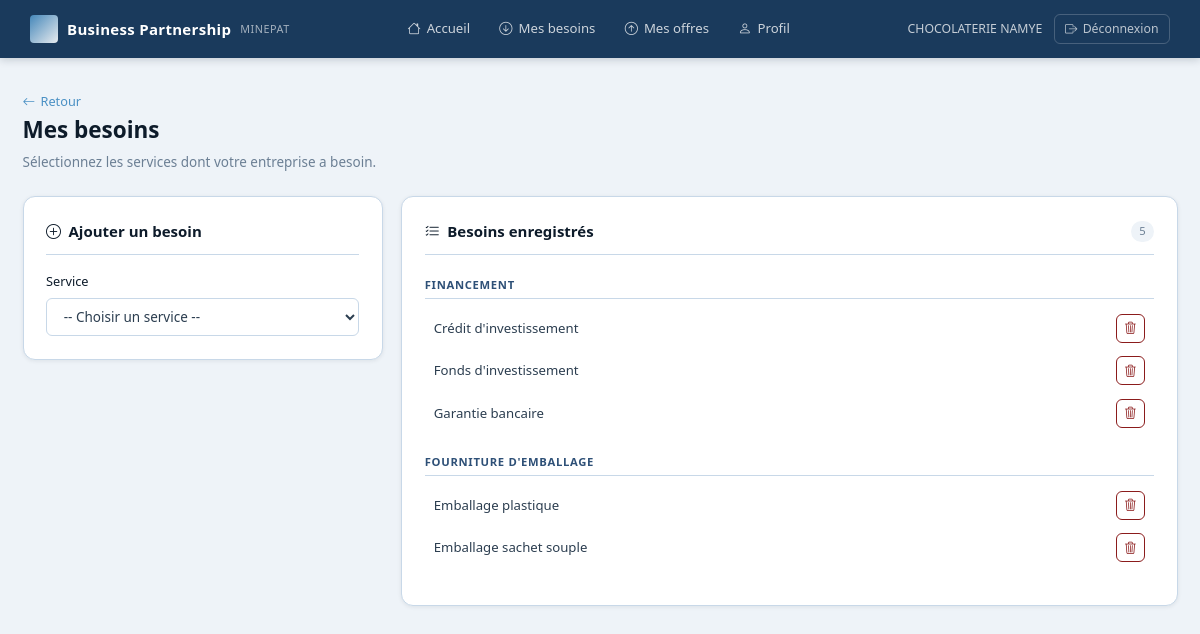
Page /services/besoins/ (signed in) on the committed database.
### entreprises/models.py (models this page shows, shortened)
class Entreprise(AbstractUser):
    raison_sociale = models.CharField(max_length=255)
    email = models.EmailField(unique=True)
    telephone=models.CharField(max_length=20, null=True, blank=True)
    est_locale = models.BooleanField(default=True)
    region = models.CharField(max_length=50, choices=REGIONS_CAMEROUN, blank=True, null=True)
    branche_activite = models.CharField(max_length=50, choices=BRANCHES_ACTIVITE, blank=True, null=True)
    description = models.TextField(blank=True, null=True)
    statut = models.CharField(max_length=20, choices=STATUT_CHOICES, default='EN_ATTENTE')
    date_inscription = models.DateTimeField(auto_now_add=True)
    date_validation = models.DateTimeField(blank=True, null=True)
    motif_rejet = models.TextField(blank=True, null=True)
    doc_registre_commerce = models.FileField(upload_to='documents/')
    doc_contribuable = models.FileField(upload_to='documents/')
    doc_autre = models.FileField(upload_to='documents/', blank=True, null=True)
    USERNAME_FIELD = 'username'
    REQUIRED_FIELDS = ['email', 'raison_sociale']
    class Meta:
        verbose_name = "Entreprise"

class Service(models.Model):
    nom_service = models.CharField(max_length=150)
    element = models.CharField(max_length=200)
    description = models.TextField(blank=True, null=True)
    class Meta:
        ordering = ['nom_service', 'element']

class BesoinOffreEntreprise(models.Model):
    entreprise = models.ForeignKey(Entreprise, on_delete=models.CASCADE, related_name='besoins_offres')
    service = models.ForeignKey(Service, on_delete=models.CASCADE, related_name='besoins_offres')
    besoin = models.BooleanField(default=True)
    date_enregistrement = models.DateTimeField(auto_now=True)
    class Meta:
        unique_together = ('entreprise', 'service', 'besoin')

### entreprises/views.py (the view)
# urls.py: path('services/<str:type_relation>/', views.gerer_services, name='gerer_services'),
@login_required
def gerer_services(request, type_relation):
    est_besoin = (type_relation == 'besoins')
    label = "besoins" if est_besoin else "offres"
    relations_actuelles = BesoinOffreEntreprise.objects.filter(
        entreprise=request.user, besoin=est_besoin
    ).select_related('service')
    noms = list(Service.objects.values_list('nom_service', flat=True).distinct().order_by('nom_service'))
    return render(request, 'entreprises/gerer_services.html', {
        'type_relation': type_relation,
        'label': label,
        'est_besoin': est_besoin,
        'relations_actuelles': relations_actuelles,
        'service_names': json.dumps(noms),
    })

### templates/entreprises/gerer_services.html (shortened to what this page needs)
{% extends 'base.html' %}
{% block content %}
<div class="page-layout">
  <div class="page-header">
    <div>
      <a href="{% url 'dashboard' %}" class="back-link"><i class="bi bi-arrow-left"></i> Retour</a>
      <h1>{% if est_besoin %}Mes besoins{% else %}Mes offres{% endif %}</h1>
      <p>{% if est_besoin %}Sélectionnez les services dont votre entreprise a besoin.{% else %}Déclarez les services que votre entreprise propose.{% endif %}</p>
    </div>
  </div>
  <div class="services-layout">
    <div class="services-form-col">
      <div class="section-card">
        <h2 class="section-title">
          <i class="bi bi-plus-circle"></i>
          {% if est_besoin %}Ajouter un besoin{% else %}Ajouter une offre{% endif %}
        </h2>
        <form method="post" action="{% url 'enregistrer_service' %}" id="service-form">
          <div class="form-group">
            <label>Service</label>
            <select name="nom_service" id="nom_service_select" class="form-control">
              <option value="">-- Choisir un service --</option>
            </select>
          </div>
        </form>
      </div>
    </div>
    <div class="services-current-col">
      <div class="section-card">
        <h2 class="section-title">
          <i class="bi bi-list-check"></i>
          {% if est_besoin %}Besoins enregistrés{% else %}Offres enregistrées{% endif %}
          <span class="count-badge">{{ relations_actuelles.count }}</span>
        </h2>
        {% if relations_actuelles %}
          {% regroup relations_actuelles by service.nom_service as grouped %}
          {% for group in grouped %}
          <div class="service-group">
            <div class="service-group-title">{{ group.grouper }}</div>
            {% for rel in group.list %}
            <div class="service-row">
              <span>{{ rel.service.element }}</span>
              <a href="{% url 'supprimer_service' rel.pk %}" class="btn-danger-sm" onclick="return confirm('Supprimer cet élément ?')">
                <i class="bi bi-trash3"></i>
              </a>
            </div>
            {% endfor %}
          </div>
          {% endfor %}
        {% else %}
          <div class="empty-state">
            <i class="bi bi-inbox"></i>
            <p>Aucun élément enregistré pour le moment.</p>
          </div>
        {% endif %}
      </div>
    </div>
  </div>
</div>
{% endblock %}

### templates/base.html (shortened to what this page needs)
<!DOCTYPE html>
<html lang="fr">
<head>
  {% load static %}
  <link rel="stylesheet" href="{% static 'css/style.css' %}">
  <link rel="stylesheet" href="https://cdn.jsdelivr.net/npm/bootstrap-icons@1.11.3/font/bootstrap-icons.min.css">
</head>
<body>
{% if user.is_authenticated %}
<nav class="navbar">
  <div class="nav-brand">
    <span class="nav-logo-mark"></span>
    <span class="nav-title">Business Partnership</span>
    <span class="nav-sub">MINEPAT</span>
  </div>
  <div class="nav-links">
    {% if user.is_staff %}
      <a href="{% url 'ministere_tableau' %}" class="nav-link {% if request.resolver_match.url_name == 'ministere_tableau' %}active{% endif %}">
        <i class="bi bi-speedometer2"></i> Tableau de bord
      </a>
      <a href="{% url 'liste_entreprises' %}" class="nav-link">
        <i class="bi bi-building"></i> Entreprises
      </a>
    {% else %}
      <a href="{% url 'dashboard' %}" class="nav-link {% if request.resolver_match.url_name == 'dashboard' %}active{% endif %}">
        <i class="bi bi-house"></i> Accueil
      </a>
      <a href="{% url 'gerer_services' 'besoins' %}" class="nav-link">
        <i class="bi bi-arrow-down-circle"></i> Mes besoins
      </a>
      <a href="{% url 'gerer_services' 'offres' %}" class="nav-link">
        <i class="bi bi-arrow-up-circle"></i> Mes offres
      </a>
      <a href="{% url 'profil' %}" class="nav-link">
        <i class="bi bi-person"></i> Profil
      </a>
    {% endif %}
  </div>
  <div class="nav-user">
    <span class="nav-username">{{ user.raison_sociale|default:user.username }}</span>
    <a href="{% url 'deconnexion' %}" class="btn-logout">
      <i class="bi bi-box-arrow-right"></i> Déconnexion
    </a>
  </div>
</nav>
{% endif %}
<main class="main-content {% if not user.is_authenticated %}auth-page{% endif %}">
  {% block content %}{% endblock %}
</main>
</body>
</html>

### static/css/style.css (style rules this page uses)
:root { --ink: #0D1B2A; --navy: #1A3A5C; --slate: #2E5077; --sky: #4A90C4; --fog: #EEF3F8; --white: #FFFFFF; --border: #C8D8E8; --text: #2C3E50; --text-light: #6B7F94; --success: #1A6B3C; --success-bg: #E8F5EE; --danger: #8B1C1C; --danger-bg: #FDEAEA; --warn: #7A5000; --warn-bg: #FFF4DC; --radius: 6px; --radius-lg: 12px; --shadow: 0 1px 4px rgba(13,27,42,0.08); --shadow-md: 0 4px 16px rgba(13,27,42,0.12); --font-body: 'Segoe UI', system-ui, -apple-system, sans-serif; }
*, *::before, *::after { box-sizing: border-box; margin: 0; padding: 0; }
html { font-size: 15px; }
body { font-family: var(--font-body); background: var(--fog); color: var(--text); line-height: 1.6; }
.navbar { display: flex; align-items: center; gap: 2rem; background: var(--navy); color: #fff; padding: 0 2rem; height: 58px; box-shadow: 0 2px 8px rgba(13,27,42,0.18); position: sticky; top: 0; z-index: 100; }
.nav-brand { display: flex; align-items: center; gap: .6rem; margin-right: auto; }
.nav-logo-mark { width: 28px; height: 28px; border-radius: 4px; background: linear-gradient(135deg, #4A90C4 0%, #fff 100%); opacity: .9; flex-shrink: 0; }
.nav-title { font-weight: 700; font-size: 1rem; letter-spacing: .02em; }
.nav-sub { font-size: .72rem; opacity: .6; font-weight: 400; letter-spacing: .05em; }
.nav-links { display: flex; gap: .25rem; }
.nav-link { display: flex; align-items: center; gap: .4rem; color: rgba(255,255,255,.78); text-decoration: none; padding: .35rem .85rem; border-radius: var(--radius); font-size: .88rem; transition: all .15s; }
.nav-user { display: flex; align-items: center; gap: .75rem; margin-left: auto; }
.nav-username { font-size: .82rem; opacity: .75; }
.btn-logout { display: flex; align-items: center; gap: .35rem; color: rgba(255,255,255,.7); text-decoration: none; font-size: .82rem; padding: .3rem .7rem; border: 1px solid rgba(255,255,255,.2); border-radius: var(--radius); transition: all .15s; }
.main-content { min-height: calc(100vh - 58px); }
.page-layout { max-width: 1200px; margin: 0 auto; padding: 2rem 1.5rem; }
.page-header { display: flex; justify-content: space-between; align-items: flex-start; margin-bottom: 1.5rem; gap: 1rem; }
.page-header h1 { font-size: 1.5rem; color: var(--ink); margin-bottom: .25rem; }
.page-header p, .page-header-simple p { color: var(--text-light); font-size: .9rem; }
.back-link { display: inline-flex; align-items: center; gap: .35rem; color: var(--sky); text-decoration: none; font-size: .85rem; }
.section-card { background: var(--white); border: 1px solid var(--border); border-radius: var(--radius-lg); padding: 1.5rem; box-shadow: var(--shadow); margin-bottom: 1.25rem; }
.section-title { font-size: 1rem; font-weight: 600; color: var(--ink); display: flex; align-items: center; gap: .5rem; margin-bottom: 1.1rem; padding-bottom: .7rem; border-bottom: 1px solid var(--border); }
.count-badge { margin-left: auto; background: var(--fog); color: var(--text-light); border-radius: 99px; font-size: .75rem; padding: .1rem .55rem; font-weight: 500; }
.service-group { margin-bottom: .9rem; }
.service-group-title { font-size: .75rem; font-weight: 700; color: var(--slate); text-transform: uppercase; letter-spacing: .06em; padding: .3rem 0; border-bottom: 1px solid var(--border); margin-bottom: .5rem; }
.service-row { display: flex; align-items: center; justify-content: space-between; padding: .45rem .6rem; border-radius: var(--radius); font-size: .88rem; }
.services-layout { display: grid; grid-template-columns: 360px 1fr; gap: 1.25rem; }
.form-group { display: flex; flex-direction: column; gap: .4rem; }
.form-group label { font-size: .85rem; font-weight: 500; color: var(--ink); }
.form-control, .form-group input[type="text"], .form-group input[type="email"], .form-group input[type="password"], .form-group input[type="file"], .form-group select, .form-group textarea { border: 1px solid var(--border); border-radius: var(--radius); padding: .55rem .85rem; font-size: .9rem; font-family: inherit; background: var(--white); color: var(--text); width: 100%; transition: border-color .15s, box-shadow .15s; }
.btn-danger-sm { display: inline-flex; align-items: center; padding: .25rem .5rem; border-radius: var(--radius); background: transparent; color: var(--danger); border: 1px solid var(--danger); font-size: .82rem; cursor: pointer; transition: .15s; text-decoration: none; }

### rows in the picture
Entreprise: raison_sociale "CHOCOLATERIE NAMYE"
Service: grouper "FINANCEMENT"
BesoinOffreEntreprise: service.element "Crédit d'investissement"
BesoinOffreEntreprise: service.element "Fonds d'investissement"
BesoinOffreEntreprise: service.element "Garantie bancaire"
Service: grouper "FOURNITURE D'EMBALLAGE"
BesoinOffreEntreprise: service.element "Emballage plastique"
BesoinOffreEntreprise: service.element "Emballage sachet souple"

### other values in the picture
{{ relations_actuelles.count }} "5"
